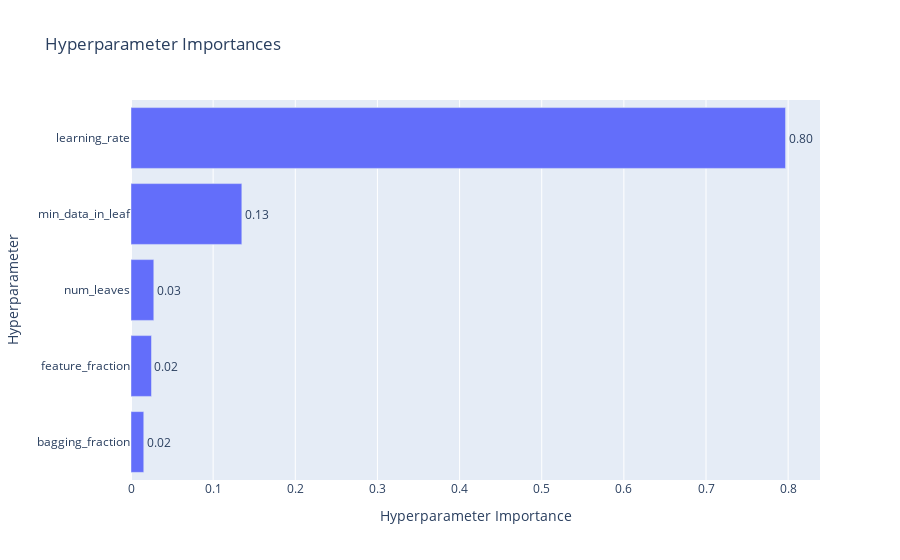

Notebook code cell kept with this figure:
### Code cell
plot_param_importances(study)

### Figure 1 — Plotly figure (JSON) as saved in the notebook; plotly's stock layout.template omitted (floating-point values rounded to 4 significant figures)
{"data": [{"cliponaxis": false, "hovertemplate": ["bagging_fraction (FloatDistribution): 0.015550430476656416<extra></extra>", "feature_fraction (FloatDistribution): 0.024944257620275936<extra></extra>", "num_leaves (IntDistribution): 0.027755273396346175<extra></extra>", "min_data_in_leaf (IntDistribution): 0.13491987204936592<extra></extra>", "learning_rate (FloatDistribution): 0.7968301664573554<extra></extra>"], "name": "Objective Value", "orientation": "h", "text": ["0.02", "0.02", "0.03", "0.13", "0.80"], "textposition": "outside", "type": "bar", "x": [0.01555, 0.02494, 0.02776, 0.1349, 0.7968], "y": ["bagging_fraction", "feature_fraction", "num_leaves", "min_data_in_leaf", "learning_rate"]}], "layout": {"title": {"text": "Hyperparameter Importances"}, "xaxis": {"title": {"text": "Hyperparameter Importance"}}, "yaxis": {"title": {"text": "Hyperparameter"}}}}
